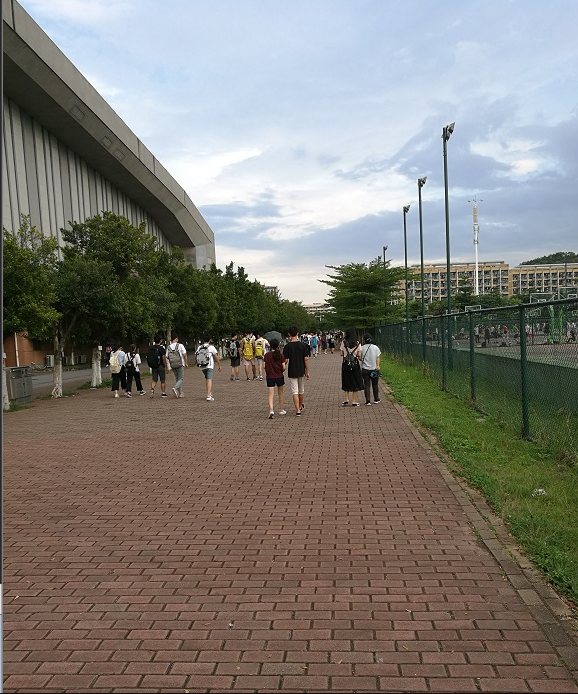
#> input picture images/stitch01.png, 578 x 694 px
$ python image_stitch.py
#> lines starting #> are read from the running program, lines starting #| are printed output that depends on the picture
# -*- coding: utf-8 -*-
"""
 @File    : image_stitch.py
 @Time    : 2020/3/25 下午9:36
 @Author  : yizuotian
 @Description    :
"""
import cv2
import imutils


def stitch_images(image_list):
    """

    :param image_list: list of numpy
    :return:
    """
    stitcher = cv2.createStitcher() if imutils.is_cv3() else cv2.Stitcher_create()
    status, stitched = stitcher.stitch(image_list)

    if status == 0:
        cv2.imshow('stitched', stitched)
        cv2.waitKey(0)

    else:
        print('图像拼接失败')


if __name__ == '__main__':
    img_path_list = ['../images/stitch01.png', '../images/stitch02.png']
    img_list = [cv2.imread(p) for p in img_path_list]
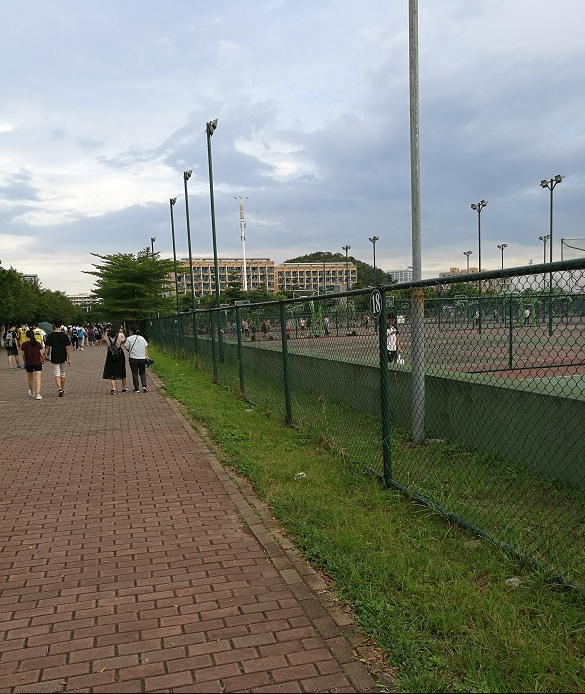
#> input picture images/stitch02.png, 585 x 694 px
#> img_list = 2 items
    stitch_images(img_list)
#> in stitch_images, `status, stitched = stitcher.stitch(image_list)`:
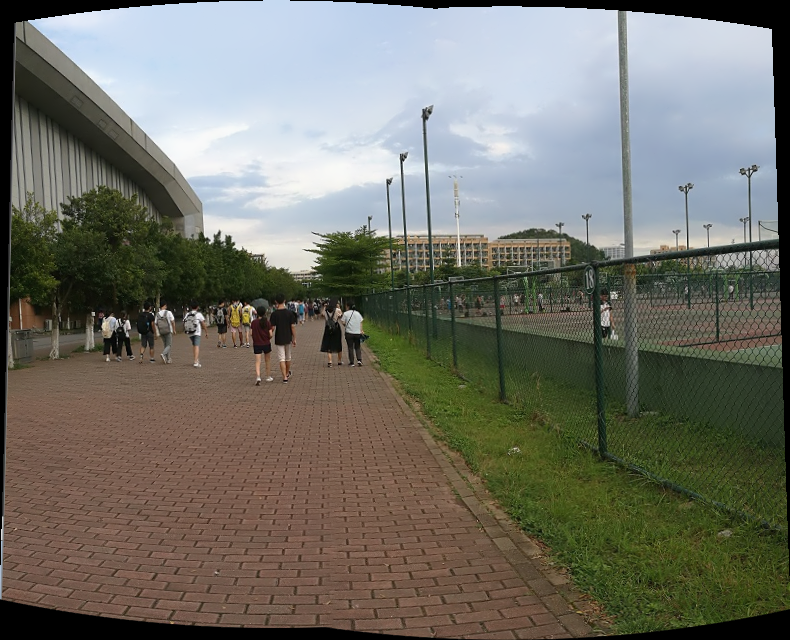
#> stitched: shape (640, 790, 3); mean of channels 0, 1, 2 103.4, 112.8, 113.4; drawn as B, G, R
#> in stitch_images, `status, stitched = stitcher.stitch(image_list)`: status = 0
